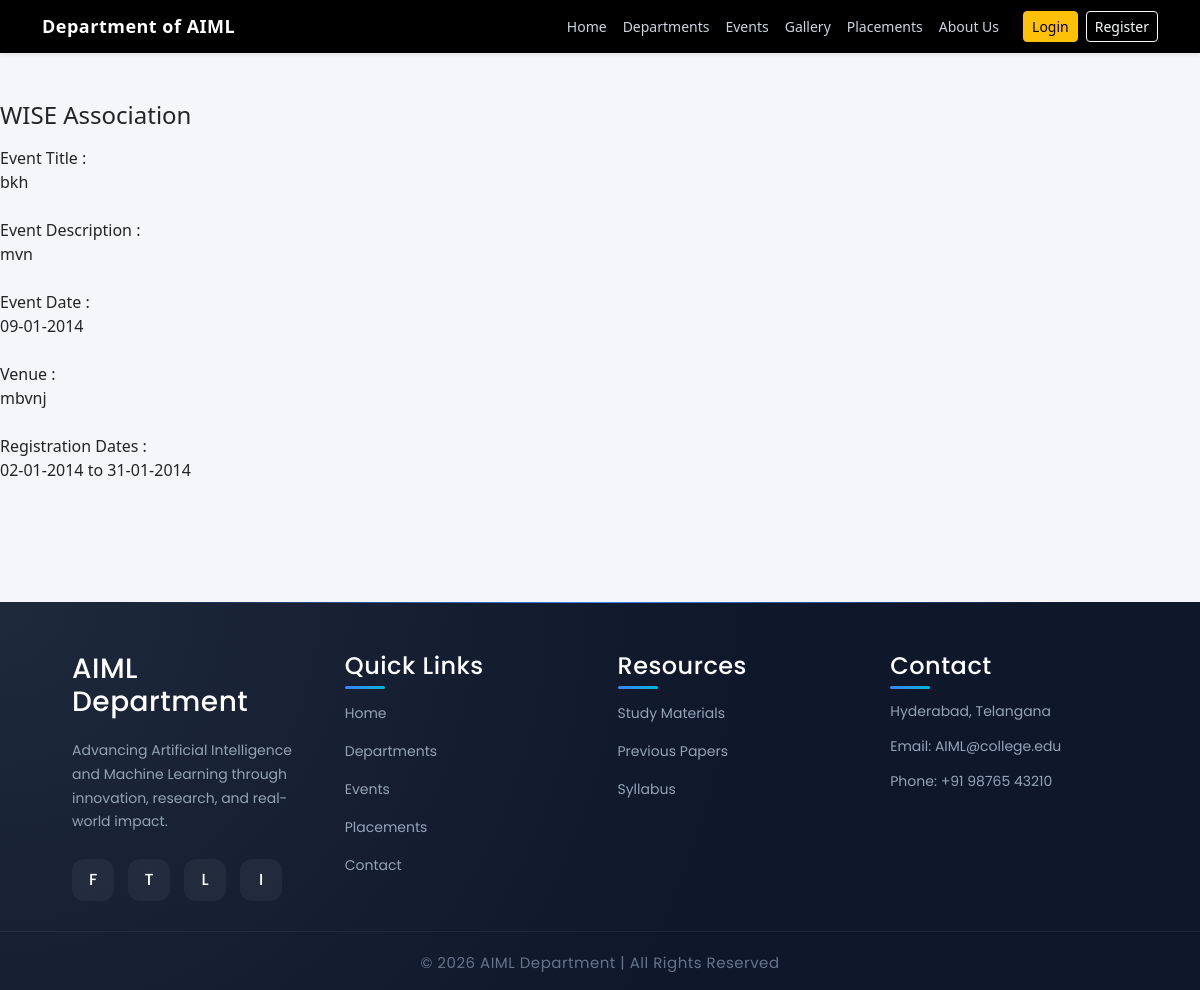
Page /public/pages/Events/eventdetails.php on the committed database.
### tables this page shows
CREATE TABLE IF NOT EXISTS `events` (
  `id` int(11) NOT NULL AUTO_INCREMENT,
  `event_type_id` int(11) NOT NULL,
  `event_name` varchar(500) NOT NULL,
  `event_desc` blob NOT NULL,
  `event_address` varchar(500) NOT NULL,
  `event_date` date NOT NULL,
  `reg_frm_date` date NOT NULL,
  `reg_to_date` date NOT NULL,
  `is_registration` tinyint(4) NOT NULL,
  PRIMARY KEY (`id`)
);

### libraries/mysql.class.php (called while the page is built, shortened)
<?php
class DataBasePDO
{
	private static $hostname	=  DB_SERVER;
	private static $username	=  DB_USER;
	private static $password	=  DB_PASS;
	private static $dbname		=  DB_DATABASE;
	private static $instance 	= FALSE;
	private $db;
	public $fetch_mode 			= PDO::FETCH_ASSOC;
	private $last_statement		= NULL;
	public function __construct($connect = true, $dataBase = null, $server = null,$userName = null, $passWord = null){
			return self::$instance;
	}
	public function connectToDB(){
			$dns='mysql:host='.self::$hostname.';dbname='.self::$dbname;
	    	self::$instance = new PDO($dns, self::$username, self::$password);
	    	self::$instance->setAttribute(PDO::ATTR_ERRMODE, PDO::ERRMODE_EXCEPTION);
	    	$this->db = self::$instance;
	}
	public function getAllResults($sqlQuery = NULL){
			$this->internalQuery($sqlQuery);
			$result = $this->last_statement->fetchAll();
			return $result;
	}
	public function internalQuery($sqlQuery = NULL){
			$stmt = $this->db->query($sqlQuery);
			$stmt->setFetchMode($this->fetch_mode);
			$this->last_statement = $stmt;
			return TRUE;
	}
}
?>

### libraries/functions.class.php (called while the page is built, shortened)
<?php
	include_once("mysql.class.php");
	class DataFunctions {
		public $dbObj;
		public function __construct(){
			$this->dbObj = new DataBasePDO();
	}
	 public function getEventDetails($table,$eventId=NULL){
			if( $eventId==NULL ){
				$where	= 1;
			}else{
				$where	= 'id = '.$eventId;
			}
			$sql		= 'SELECT
								id, event_name, event_desc, event_address, event_type_id, is_registration, event_date, reg_frm_date, reg_to_date
						   FROM
						   		'.$table.'
						   WHERE
						   		'.$where;
			$result		= $this->dbObj->getAllResults($sql);
			return $result;
	 }
}

### public/pages/Events/eventdetails.php (the view, shortened to what this page needs)
<?php
    include_once(INCLUDES_PATH . '/header.php');
    require_once(LIB_PATH . '/functions.class.php');
   $fcObj			= new DataFunctions();
	$eventId		= $_REQUEST['event'];
	$tbEvents		= TB_EVENTS;
	$eventDetails	= $fcObj->getEventDetails( $tbEvents , $eventId );
?>
			<div id="page">
				<div id="content">
					<div class="post">
						<span class="alignCenter">
							<h4>WISE Association </h4>
						</span>
					</div>
					<div id='content_right' class='content_right'>
						<div class="eventDetails" >
							<div class="eventHead">
								Event Title :
							</div>
							<div class="eventDes">
								<?php
									echo  $eventDetails[0]['event_name'];
								?>
							</div>
							<br class="clearfix" />
							<div class="eventHead">
								Event Description :
							</div>
							<div class="eventDes">
								<?php
									echo  $eventDetails[0]['event_desc'];
								?>
							</div>
							<br class="clearfix" />
							<div class="eventHead">
								Event Date :
							</div>
							<div class="eventDes">
								<?php
									echo  date("d-m-Y", strtotime($eventDetails[0]['event_date']));
								?>
							</div>
							<br class="clearfix" />
							<div class="eventHead">
								Venue :
							</div>
							<div class="eventDes">
								<?php
									echo  $eventDetails[0]['event_address'];
								?>
							</div>
							<br class="clearfix" />
							<div class="eventHead">
								Registration Dates :
							</div>
							<div class="eventDes">
								<?php
									echo  date("d-m-Y", strtotime($eventDetails[0]['reg_frm_date'])).' to '.date("d-m-Y", strtotime($eventDetails[0]['reg_to_date']));
								?>
							</div>
							<br class="clearfix" />
						</div>
					</div>
					<br class="clearfix" />
				</div>
				<br class="clearfix" />
			</div>
<?php include_once(INCLUDES_PATH . '/footer.php'); ?>

### public/assets/css/newstyle.css (style rules this page uses)
body { background-color: #f4f6f9; font-family: 'Segoe UI', sans-serif; }

### rows in the picture
events: event_name "bkh", event_desc "mvn", event_date "09-01-2014", event_address "mbvnj", reg_frm_date "02-01-2014", reg_to_date "31-01-2014"
